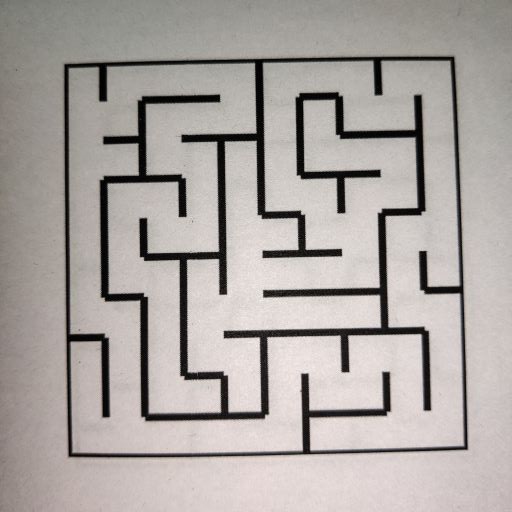
#> input picture TASK1/task_1b_detect_and_encode_maze/test_cases/maze00.jpg, 512 x 512 px; its folder holds only this picture in this run
$ python task_1b.py
#> lines starting #> are read from the running program, lines starting #| are printed output that depends on the picture; after the words box and inside, x2 and y2 are one past the last pixel; in counts of white or black regions, pixels touching at a corner belong together
#> further down, input_img is the input picture: shape (512, 512, 3); mean B, G, R 161.5, 164.9, 171
'''
*****************************************************************************************
*
*        		===============================================
*           		Nirikshak Bot (NB) Theme (eYRC 2020-21)
*        		===============================================
*
*  This script is to implement Task 1B of Nirikshak Bot (NB) Theme (eYRC 2020-21).
*
*  This software is made available on an "AS IS WHERE IS BASIS".
*  Licensee/end user indemnifies and will keep e-Yantra indemnified from
*  any and all claim(s) that emanate from the use of the Software or
*  breach of the terms of this agreement.
*
*  e-Yantra - An MHRD project under National Mission on Education using ICT (NMEICT)
*
*****************************************************************************************
'''

# Team ID:			[ Team-ID ]
# Author List:		[ Names of team members worked on this file separated by Comma: Name1, Name2, ... ]
# Filename:			task_1b.py
# Functions:		applyPerspectiveTransform, detectMaze, writeToCsv
# 					[ Comma separated list of functions in this file ]
# Global variables:
# 					[ List of global variables defined in this file ]


####################### IMPORT MODULES #######################
## You are not allowed to make any changes in this section. ##
## You have to implement this task with the three available ##
## modules for this task (numpy, opencv, csv)               ##
##############################################################
import numpy as np
import cv2
import csv
#import imutils
##############################################################


################# ADD UTILITY FUNCTIONS HERE #################
## You can define any utility functions for your code.      ##
## Please add proper comments to ensure that your code is   ##
## readable and easy to understand.                         ##
##############################################################


##############################################################


def applyPerspectiveTransform(input_img):

	"""
	Purpose:
	---
	takes a maze test case image as input and applies a Perspective Transfrom on it to isolate the maze

	Input Arguments:
	---
	`input_img` :   [ numpy array ]
		maze image in the form of a numpy array

	Returns:
	---
	`warped_img` :  [ numpy array ]
		resultant warped maze image after applying Perspective Transform

	Example call:
	---
	warped_img = applyPerspectiveTransform(input_img)
	"""

	warped_img = None

	##############	ADD YOUR CODE HERE	##############
	def orderpoints(pts):
		rect = np.zeros((4, 2), dtype="float32")
		s = pts.sum(axis=1)
		rect[0] = pts[np.argmin(s)]
		rect[2] = pts[np.argmax(s)]
		dif = np.diff(pts, axis=1)
		rect[1] = pts[np.argmin(dif)]
		rect[3] = pts[np.argmax(dif)]
		return rect

	def four_point_transform(image, pts):
		rect = orderpoints(pts)
		(tl, tr, bl, br) = rect
		maxWidth = 512
		maxHeight = 512
		dst = np.array([[0, 0], [maxWidth - 1, 0], [maxWidth - 1, maxHeight - 1], [0, maxHeight - 1]], dtype="float32")
		M = cv2.getPerspectiveTransform(rect, dst)
		warped = cv2.warpPerspective(image, M, (maxWidth, maxHeight))
		return warped
	img=input_img
	gray = cv2.cvtColor(img, cv2.COLOR_BGR2GRAY)
	gray = cv2.GaussianBlur(gray, (5, 5), 0)
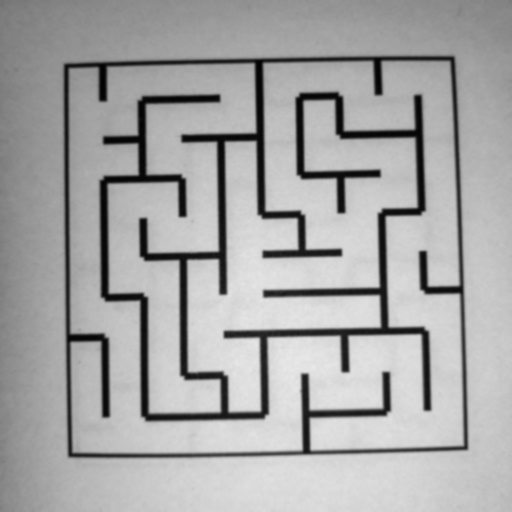
#> gray: shape (512, 512); min 2, max 232, mean 166.3
	edged = cv2.Canny(gray, 75, 200)
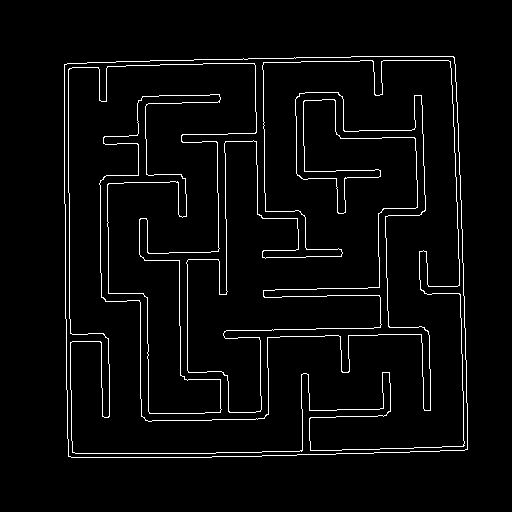
#> edged: shape (512, 512); 3.5% white in thin lines or dots, all inside (x1, y1, x2, y2) = (64, 56, 468, 458)
	cv2.imshow('img', edged)
	cv2.waitKey(0)
	cv2.destroyAllWindows()
	_, thresh = cv2.threshold(edged, 127, 255, cv2.THRESH_BINARY)
	cnts, _ = cv2.findContours(thresh, cv2.RETR_LIST, cv2.CHAIN_APPROX_SIMPLE)
#> cnts = 4 contours; box (x1, y1, x2, y2) and area: (64, 56, 468, 458) 157144, (64, 56, 468, 458) 157142, (68, 60, 465, 454) 128077, (68, 60, 465, 454) 127938
	# [4 lines of commented-out code are left out]
	cnts = sorted(cnts, key=cv2.contourArea, reverse=True)[:5]
	for c in cnts:
		peri = cv2.arcLength(c, True)
		approx = cv2.approxPolyDP(c, 0.02 * peri, True)
		if len(approx) == 4:
			screenCnt = approx
			break
#> this loop made 1 pass
#> (peri, screenCnt) on pass 1: (1589.2, [[453, 56], [64, 64], [68, 456], [467, 449]])
	# cv2.drawContours(img, [screenCnt], -1, (0, 255, 0), 2)
	#cv2.imshow("Outline", img)
	# print(img.shape)
	warped = four_point_transform(img, screenCnt.reshape(4, 2))
#> in orderpoints, `s = pts.sum(axis=1)`: s = [509, 128, 524, 916]
#> in orderpoints, `dif = np.diff(pts, axis=1)`: dif = [-397, 0, 388, -18]
#> in four_point_transform, `rect = orderpoints(pts)`: rect = [[64, 64], [453, 56], [467, 449], [68, 456]]
#> in four_point_transform, `(tl, tr, bl, br) = rect`: tl = [64, 64]; tr = [453, 56]; bl = [467, 449]; br = [68, 456]
#> in four_point_transform, `M = cv2.getPerspectiveTransform(rect, dst)`: M = [[1.32, -0.0135, -83.84], [0.0276, 1.34, -87.72], [9.09e-06, 6.55e-05, 1]]
#> in four_point_transform, `warped = cv2.warpPerspective(image, M, (maxWidth, maxHeight))`:
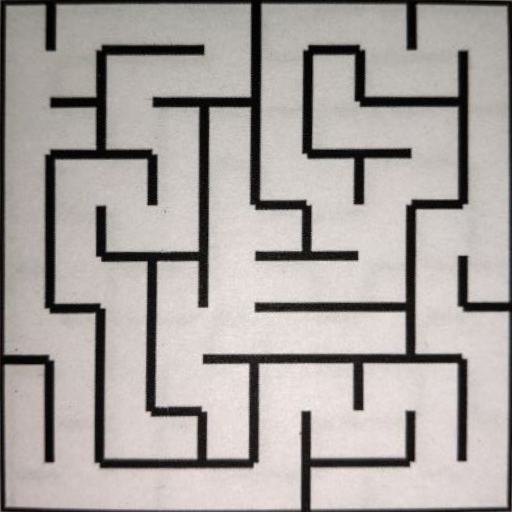
#> warped: shape (512, 512, 3); mean B, G, R 160.8, 163.7, 169.6
	#cv2.imshow('final', warped)
	warped_img=warped
	##################################################

	return warped_img


def detectMaze(warped_img):

	"""
	Purpose:
	---
	takes the warped maze image as input and returns the maze encoded in form of a 2D array

	Input Arguments:
	---
	`warped_img` :    [ numpy array ]
		resultant warped maze image after applying Perspective Transform

	Returns:
	---
	`maze_array` :    [ nested list of lists ]
		encoded maze in the form of a 2D array

	Example call:
	---
	maze_array = detectMaze(warped_img)
	"""


	##############	ADD YOUR CODE HERE	##############
	def fun(im):
		val = 0
		if im[0,50] == 0:
			val = val + 2
		if im[99, 50] == 0:
			val = val + 8
		if im[50, 1] == 0:
			val += 1
		if im[50, 99] == 0:
			val += 4
		return val

	img = warped_img
	img=cv2.cvtColor(img,cv2.COLOR_BGR2GRAY)
	#print(img.shape)
	ret, img = cv2.threshold(img, 127, 255, cv2.THRESH_BINARY)
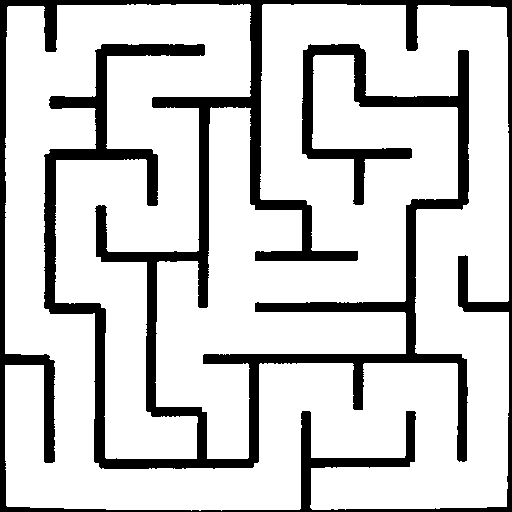
#> img: shape (512, 512); 81% white; 1 black region, box (x1, y1, x2, y2) and area: (0, 0, 512, 512) 49717
	img = cv2.resize(img, (1000, 1000))
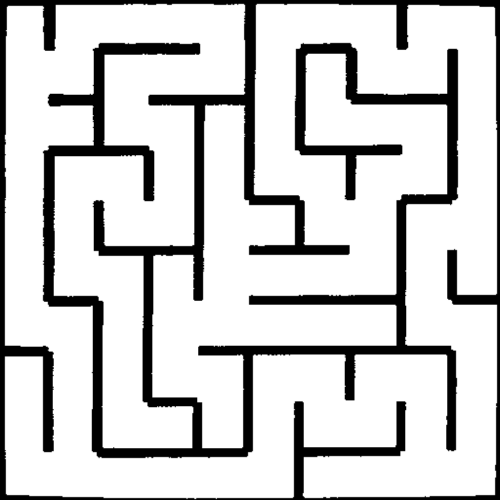
#> img: shape (1000, 1000) (shown at 1/2 size); min 0, max 255, mean 206.6
	# [5 lines of commented-out code are left out]
	l = []
	for x in range(0, 1000, 100):
		l2 = []
		for y in range(0, 1000, 100):
			im = img[x:x + 100, y:y + 100]
			val = fun(im)
			l2.append(val)
		l.append(l2)
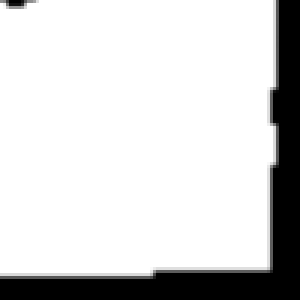
#> im: shape (100, 100) (shown 3 times larger); min 0, max 255, mean 211.9
#> after the loop, l = 10 items, first 6: [7, 3, 10, 10, 6, 3, 10, 6, 3, 6], [1, 12, 3, 10, 12, 5, 7, 9, 12, 5], [1, 14, 9, 6, 7, 5, 9, 10, 6, 5], [5, 3, 6, 5, 5, 9, 6, 3, 12, 5], [5, 5, 9, 12, 1, 14, 9, 4, 3, 4], [5, 9, 6, 7, 1, 10, 10, 12, 5, 13]
	#print(l)

	maze_array=l
#> maze_array has the same summary as l
	##################################################

	return maze_array


# NOTE:	YOU ARE NOT ALLOWED TO MAKE ANY CHANGE TO THIS FUNCTION
def writeToCsv(csv_file_path, maze_array):

	"""
	Purpose:
	---
	takes the encoded maze array and csv file name as input and writes the encoded maze array to the csv file

	Input Arguments:
	---
	`csv_file_path` :	[ str ]
		file path with name for csv file to write

	`maze_array` :		[ nested list of lists ]
		encoded maze in the form of a 2D array

	Example call:
	---
	warped_img = writeToCsv('test_cases/maze00.csv', maze_array)
	"""

	with open(csv_file_path, 'w', newline='') as file:
		writer = csv.writer(file)
		writer.writerows(maze_array)


# NOTE:	YOU ARE NOT ALLOWED TO MAKE ANY CHANGE TO THIS FUNCTION
#
# Function Name:    main
#        Inputs:    None
#       Outputs:    None
#       Purpose:    This part of the code is only for testing your solution. The function first takes 'maze00.jpg'
# 					as input, applies Perspective Transform by calling applyPerspectiveTransform function,
# 					encodes the maze input in form of 2D array by calling detectMaze function and writes this data to csv file
# 					by calling writeToCsv function, it then asks the user whether to repeat the same on all maze images
# 					present in 'test_cases' folder or not. Write your solution ONLY in the space provided in the above
# 					applyPerspectiveTransform and detectMaze functions.

if __name__ == "__main__":

	# path directory of images in 'test_cases' folder
	img_dir_path = 'test_cases/'

	# path to 'maze00.jpg' image file
	file_num = 0
	img_file_path = img_dir_path + 'maze0' + str(file_num) + '.jpg'

	print('\n============================================')
	print('\nFor maze0' + str(file_num) + '.jpg')

	# path for 'maze00.csv' output file
	csv_file_path = img_dir_path + 'maze0' + str(file_num) + '.csv'

	# read the 'maze00.jpg' image file
	input_img = cv2.imread(img_file_path)

	# get the resultant warped maze image after applying Perspective Transform
	warped_img = applyPerspectiveTransform(input_img)

	if type(warped_img) is np.ndarray:

		# get the encoded maze in the form of a 2D array
		maze_array = detectMaze(warped_img)
#> maze_array has the same summary as l in detectMaze

		if (type(maze_array) is list) and (len(maze_array) == 10):

			print('\nEncoded Maze Array = %s' % (maze_array))
#> (printed output is left out)
			print('\n============================================')

			# writes the encoded maze array to the csv file
			writeToCsv(csv_file_path, maze_array)

			cv2.imshow('warped_img_0' + str(file_num), warped_img)
			cv2.waitKey(0)
			cv2.destroyAllWindows()

		else:

			print('\n[ERROR] maze_array returned by detectMaze function is not complete. Check the function in code.\n')
			exit()

	else:

		print('\n[ERROR] applyPerspectiveTransform function is not returning the warped maze image in expected format! Check the function in code.\n')
		exit()

	choice = input('\nDo you want to run your script on all maze images ? => "y" or "n": ')
#> the answer given: test_cases/maze00.jpg

	if choice == 'y':

		for file_num in range(1, 10):

			# path to image file
			img_file_path = img_dir_path + 'maze0' + str(file_num) + '.jpg'

			print('\n============================================')
			print('\nFor maze0' + str(file_num) + '.jpg')

			# path for csv output file
			csv_file_path = img_dir_path + 'maze0' + str(file_num) + '.csv'

			# read the image file
			input_img = cv2.imread(img_file_path)

			# get the resultant warped maze image after applying Perspective Transform
			warped_img = applyPerspectiveTransform(input_img)

			if type(warped_img) is np.ndarray:

				# get the encoded maze in the form of a 2D array
				maze_array = detectMaze(warped_img)

				if (type(maze_array) is list) and (len(maze_array) == 10):

					print('\nEncoded Maze Array = %s' % (maze_array))
					print('\n============================================')

					# writes the encoded maze array to the csv file
					writeToCsv(csv_file_path, maze_array)

					cv2.imshow('warped_img_0' + str(file_num), warped_img)
					cv2.waitKey(0)
					cv2.destroyAllWindows()

				else:

					print('\n[ERROR] maze_array returned by detectMaze function is not complete. Check the function in code.\n')
					exit()

			else:

				print('\n[ERROR] applyPerspectiveTransform function is not returning the warped maze image in expected format! Check the function in code.\n')
				exit()

	else:

		print('')
